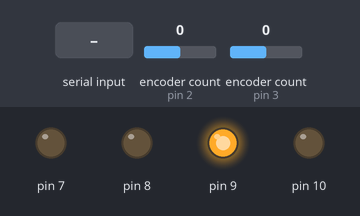
This sketch was run on a simulated Arduino Uno, built with avr-gcc and run on an emulated ATmega328P. Shown: output pins drawn as LEDs (lit = HIGH). Inputs (shaded band) come from the test bench; at power-on: encoder count (sensors on pin 2, pin 3) 0. Pins used as bus, display or sensor lines are not drawn; what the sketch prints to the serial monitor is not drawn.

Above: at 1.2 s.
1.3 s: "1" received over Serial
Timing chart, 0 to 4.3 s (numbered marks = the images above; inputs shaded):
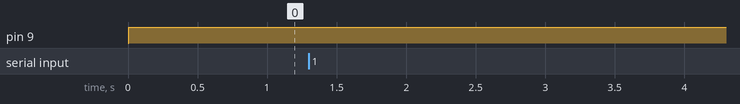

The sketch:

MiniProjectSync.ino
```cpp
//////---------------------------------------------------------------------------------------------------------------------------//////
//Author: Ian Welch
//Course: SEED Lab
//Problem Description: Creating a program that will increase/decrease the rate of blinking LED's that will serve as the "gas"/"brake".
//Secondly, creating a program that will be able to discern when turning an encoder CW or CCW.
//Code Implementation: Upload the program to the Arduino and rotate the encoder to see the output on the Serial Monitor.
//////--------------------------------------------------------------------------------------------------------------------------//////
#include <Encoder.h>
#include <Wire.h>


//LiquidCrystal_I2C lcd(0x20, 16, 2);

// TODO: implement target changing protocol
#define WRITE_ANGLE 0x09
#define READ_ANGLE 0x0A
// COMM globals
uint8_t operation = 0;

long positionLeft  = 0;
long positionRight = 0;
float timeNow = 0;
const float r = .05;
const float d = 0.1;
const float pi = 3.14159;
// Variable for encoder positions. One full rotation of encoder is 1600 ticks.//
const float tick = pi/800;
const int sampTime = 5;
float xNew = 0;
float yNew = 0;
float xOld = 0;
float yOld = 0;
float phiNew = 0;
float phiOld = 0;
float deltaThetaR = 0;
float deltaThetaL = 0;
float phiphi;
float angVel;
unsigned long time1 = 0;
int count = 0;
float error = 0;
int actSignal = 0;
float cumError = 0;
float elapsedTime = 0;
float lastTime = 0;
float lastError = 0;
float rateError = 0;
float Kp = 100.0;
float Ki = 21.0;
float Kd = 7.0;
// Variable for motor direction //
bool direct = LOW;
// Setting up Arduino pins for encoders. Pins 2 and 3 are interrupt pins.//
Encoder knobLeft(3, 4);
Encoder knobRight(2, 5);

float targetAngle = 3*pi/2;


void setup() {
  Serial.begin(250000);
  float pid(float positionCur, float elapsedTime, float setPoint);
  pinMode(4, OUTPUT);
  digitalWrite(4, HIGH);
  pinMode(7, OUTPUT);
  pinMode(8, OUTPUT);
  pinMode(9, OUTPUT);
  pinMode(10, OUTPUT);
  pinMode(12, INPUT);


  Wire.begin(8);                // join i2c bus with address #8
  Wire.onReceive(receiveEvent); // register event
  Wire.onRequest(requestEvent); // might need this later

//  lcd.init();
//  lcd.backlight();
//  lcd.setCursor(0,0);
//  lcd.print("Trash");

}
//
//
////////////////////////// Function for the motor controller //////////////////////////
//
//
float pid(float positionCur, float currentTime, float setPoint)
{
//  Serial.print("Current Position = ");
//  Serial.print(positionCur);
//  Serial.print(", Current Time = ");
//  Serial.print(currentTime);
//  Serial.print(", Set Point = ");
//  Serial.print(setPoint);
//  Serial.println();
    elapsedTime = currentTime - lastTime;
    lastTime = currentTime;
    error = setPoint - positionCur;
    cumError = cumError + error * elapsedTime;
    rateError = (error - lastError)/elapsedTime;
    actSignal = (Kp * error) + (Ki * cumError) + (Kd * rateError);
    lastError = error;
    if (actSignal > 255){
      actSignal = 255;
    }

//    Serial.print("Actuating Signal = ");
//    Serial.println(actSignal);
    return actSignal;
}

void loop() {
  timeNow = millis();

  long newLeft, newRight;
  newLeft = knobLeft.read();
  newRight = knobRight.read();

//
//********************              Calling PID FUNction         *********************//
//
  actSignal = pid(phiOld, timeNow/1000, targetAngle);
  if(actSignal < 0){
    direct = HIGH;
  }
  if(actSignal > 0){
    direct = LOW;
  }
  //// digitalWrite sets pin 7 HIGH or LOW for rotation direction and analogWrite sets pin 9 for PWM duty cycle value ///////
  digitalWrite(7, direct);
  analogWrite(9, abs(actSignal));
//
///// this statement computes positional and rotational data
//
  if (newLeft != positionLeft || newRight != positionRight)
  {

    deltaThetaR = (newRight - positionRight) * tick;
    deltaThetaL = (newLeft - positionLeft) * tick;
    xNew = xOld + cos(phiOld)*(r/2)*(deltaThetaR + deltaThetaL);
    yNew = yOld + sin(phiOld) * (r/2)*(deltaThetaR + deltaThetaL);
    phiNew = phiOld + (r/d)*(deltaThetaR - deltaThetaL);
    positionLeft = newLeft;
    positionRight = newRight;
    xOld = xNew;
    yOld = yNew;
  }
  phiphi = phiOld;
  phiOld = phiNew;
  int a = phiOld * 100;
  float b = a;
  b = b/100;
  if (b >= 6.28 || b <= -6.28)
  {
    phiOld = 0;
  }
  if (Serial.available()) {
    Serial.read();
    Serial.println("Reset both knobs to zero");
    knobLeft.write(0);
    knobRight.write(0);
  }
  ///// This waits for a set amount of time (sampTime) and computes angular veloctiy////
  while(millis() < timeNow + sampTime){
  }

  if (phiNew != phiphi){
    angVel = (phiNew-phiphi)*1000 / sampTime;
  } else{
    angVel = 0;
  }
}


// ----- COMMS -------
void requestEvent(){
//  Serial.println("Enter Request");
  if (operation == READ_ANGLE) {

    long *target_pos_int = (long*) &phiOld;
    uint8_t *float_bytes = new uint8_t[4];

    for (uint8_t i = 0; i < 4; i++){
      float_bytes[i] = uint8_t(*target_pos_int >> (i << 3));
    }
    Wire.write(float_bytes, 4);

    delete target_pos_int;
    delete float_bytes;

  }
//  Serial.println("Exit Request");
}

void receiveEvent() {
//  Serial.println("Enter Receive");
   // first byte is number of floats
  operation = Wire.read();
  if (operation == WRITE_ANGLE) {

    // second byte is operation
    uint8_t floats = Wire.read();

    // allocate memory for float bytes
    uint8_t *float_packets = new uint8_t[floats << 2];

    for (uint8_t i = 0; Wire.available(); i++){
      float_packets[i] = uint8_t(Wire.read());
  //    Serial.println(float_packets[i]);
    }
    targetAngle = *(float*) float_packets;
    delete float_packets;

//    Serial.println(target_angle);
  }

}
```

Measured:
- after the input at 1.3 s, every drawn part: stays the same
